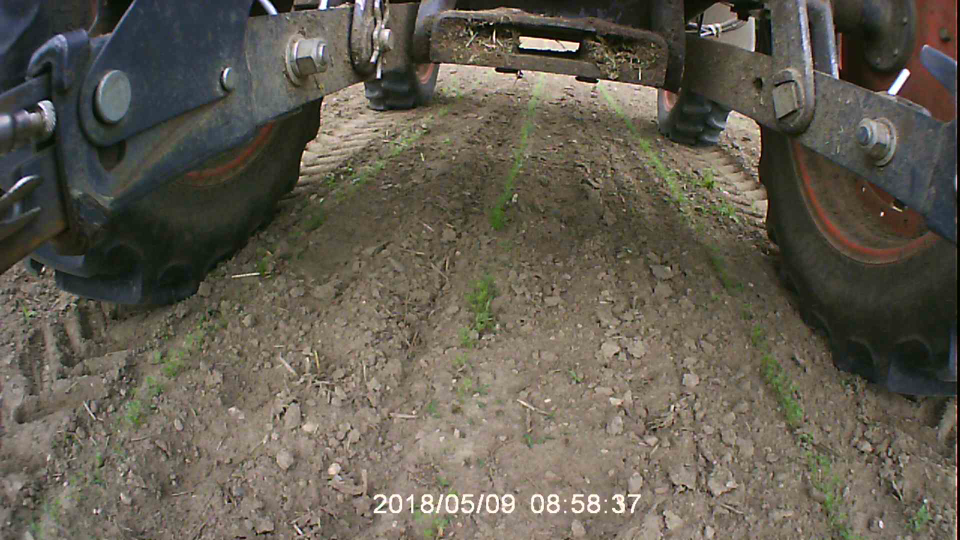
#> input picture Pictures/CarrotFrame1.png, 1920 x 1080 px (shown at 1/2 size); its folder holds only this picture in this run
$ python Main.py
#> lines starting #> are read from the running program, lines starting #| are printed output that depends on the picture; after the words box and inside, x2 and y2 are one past the last pixel; in counts of white or black regions, pixels touching at a corner belong together
### PreFiltering.py
import cv2
import numpy as np
import LineDetector as detector
import matplotlib.pyplot as plt

def ResizeImage(img, scale):
    scale_percent = scale # percent of original size
    width = int(img.shape[1] * scale_percent / 100)
    height = int(img.shape[0] * scale_percent / 100)
    dim = (width, height)

    # resize image
    resized = cv2.resize(img, dim, interpolation = cv2.INTER_AREA)
    return resized

# [8 lines left out: function GreenFilter, not called in this run]

def GreenRedFilter(img):
    hsv = cv2.cvtColor(img, cv2.COLOR_BGR2HSV)
    mask_green = cv2.inRange(hsv, (0, 70, 50), (10, 255, 255))
    mask_red = cv2.inRange(hsv, (30,150,50), (255,255,180))

    mask = cv2.bitwise_or(mask_green, mask_red)
    filtered = cv2.bitwise_and(img, img, mask=mask)

    return filtered

def Morph(img, width):
    #kernel = cv2.getStructuringElement(cv2.MORPH_RECT, (int(width / 30), 1))
    dilatingKernel = cv2.getStructuringElement(cv2.MORPH_RECT, (2, 7))
    openingKernel = cv2.getStructuringElement(cv2.MORPH_RECT, (7, 7))
    dilating = cv2.dilate(img, dilatingKernel)
    #closing = cv2.morphologyEx(img, cv2.MORPH_CLOSE, kernel)
    opening = cv2.morphologyEx(dilating, cv2.MORPH_OPEN, openingKernel)

    return opening


def PreFilter(image):
    greenImage = GreenRedFilter(image)
    grayImage = cv2.cvtColor(greenImage, cv2.COLOR_BGR2GRAY)
    return grayImage

### LineDetector.py
import cv2
import numpy as np

def DetectLines(img, maxLineGap, lineThreshold):
    #grayImage = cv2.cvtColor(img, cv2.COLOR_BGR2GRAY)
    lines = []
    rho = 1              #Distance resolution of the accumulator in pixels.
    theta = np.pi/180    #Angle resolution of the accumulator in radians.
    threshold = lineThreshold       #Only lines that are greater than threshold will be returned.
    minLineLength = 20   #Line segments shorter than that are rejected.
    maxLineGap = maxLineGap     #Maximum allowed gap between points on the same line to link them
    lines = cv2.HoughLinesP(img, rho = rho, theta = theta, threshold = threshold, minLineLength = minLineLength, maxLineGap = maxLineGap)
    if lines is None: return []
    return lines


# [27 lines of commented-out code are left out]

# [23 lines left out: function AverageLines, not called in this run]

def SlopeFilter(lines, slopeTolerance):
    for i in range(len(lines)):
        for x1, y1, x2, y2 in lines[i]:
                # if x1 == x2:
                #     continue
                slope = (y2 - y1) / (x2 - x1)
                intercept = y1 - (slope * x1)
                length = np.sqrt(((y2 - y1) ** 2) + ((x2 - x1) ** 2))

        if slope > -slopeTolerance and slope < slopeTolerance:
            lines[i] = 0
    return lines


### Main.py
import cv2
import numpy as np
import LineDetector as detector
import os
import PreFiltering as filter

def LoadFromFolder(folder):
#> called with folder = 'Pictures'
    images = []
    for filename in os.listdir(folder):
        img = cv2.imread(os.path.join(folder,filename))
#> img is the input picture: shape (1080, 1920, 3); mean B, G, R 80.4, 92.5, 98.2
        if img is not None:
            images.append(img)
    return images

def DrawLines(image, lines):
    for i in range(len(lines)):
        pts = lines[i][0]
        cv2.line(image, (pts[0], pts[1]), (pts[2], pts[3]), (0, 255, 0))

displayImages = LoadFromFolder("Pictures")
#> displayImages = 1 item

maxLineGap = 400
slopeTolerance = 1
lineThreshold = 20
edgeThreshold1 = 100
edgeThreshold2 = 200

for image in displayImages:
    image = filter.ResizeImage(image, 50)
    width, height = image.shape[:2]
    image = image[10:height, 10:width]
    hsv = cv2.cvtColor(image, cv2.COLOR_BGR2HSV)
    filtered = filter.PreFilter(image)
    edges = cv2.Canny(filtered, edgeThreshold1, edgeThreshold2)
    morphed = filter.Morph(edges, width)
    lines = detector.DetectLines(morphed, maxLineGap, lineThreshold)
    lines = detector.SlopeFilter(lines, slopeTolerance)
    DrawLines(image, lines)

    while True:
        cv2.imshow("Pre Filter", filtered)
        cv2.imshow("Morphed", morphed)
        cv2.imshow("Edges", edges)
        cv2.imshow("Lines", image)
        cv2.imshow("HSV", hsv)
        key = cv2.waitKey(1)
        if key == 32: break
        elif key == 27: break
    if key == 27: break
#> this loop made 1 pass; (key Esc is pressed on pass 1)
#> (scale_percent in ResizeImage, width, height, dim in ResizeImage, rho in DetectLines, theta in DetectLines, threshold in DetectLines, minLineLength in DetectLines) on pass 1: (50, 540, 960, (960, 540), 1, 0.0175, 20, 20)
#> pass 1, in ResizeImage, `resized = cv2.resize(img, dim, interpolation = cv2.INTER_AREA)`:
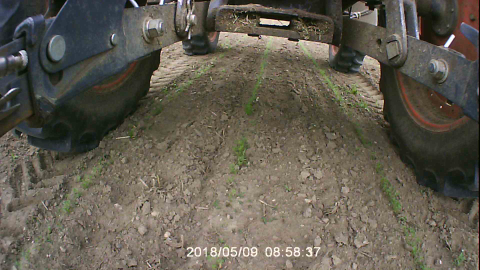
#> resized: shape (540, 960, 3) (shown at 1/2 size); mean B, G, R 80.6, 92.7, 98.3
#> pass 1, `image = image[10:height, 10:width]`:
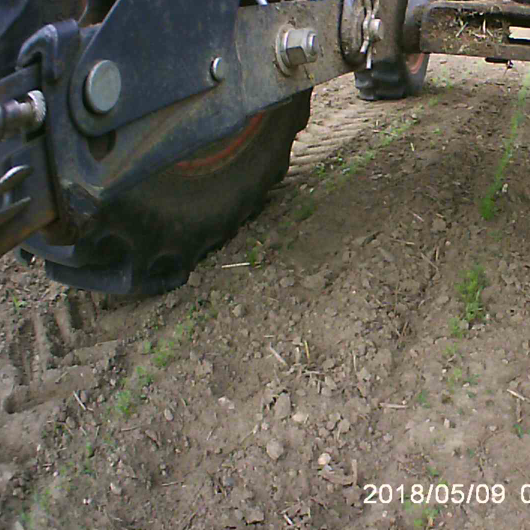
#> image: shape (530, 530, 3); mean B, G, R 84.1, 95.8, 100.4
#> pass 1, in GreenRedFilter, `mask_green = cv2.inRange(hsv, (0, 70, 50), (10, 255, 255))`:
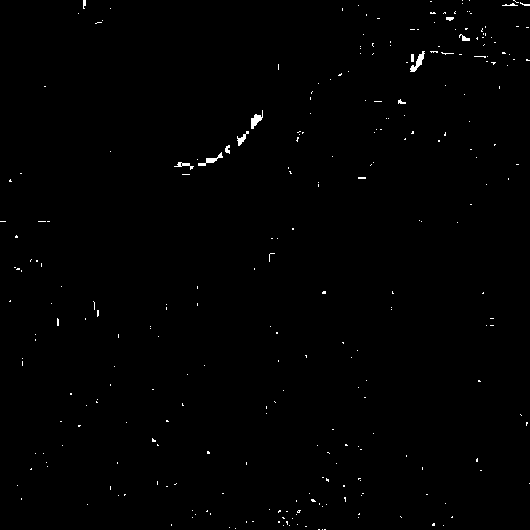
#> mask_green: shape (530, 530); 0.51% white in thin lines or dots
#> after the loop:
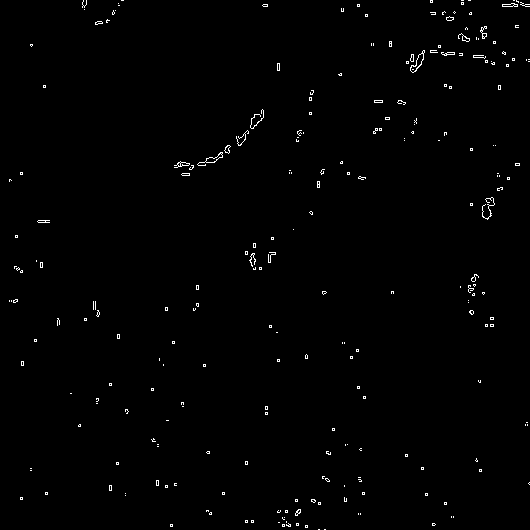
#> edges: shape (530, 530); 0.81% white in thin lines or dots
#> after the loop:
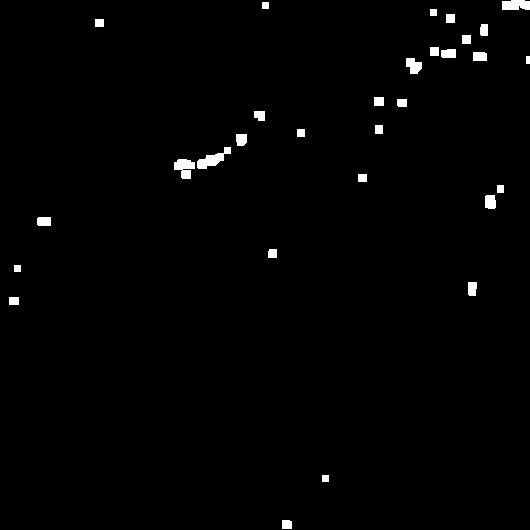
#> morphed: shape (530, 530); 1.1% white; 30 white regions, largest, box (x1, y1, x2, y2) and area: (197, 147, 231, 169) 323, (174, 159, 195, 179) 281, (502, 0, 530, 10) 255

$ run again, on Pictures/crops2.jpg
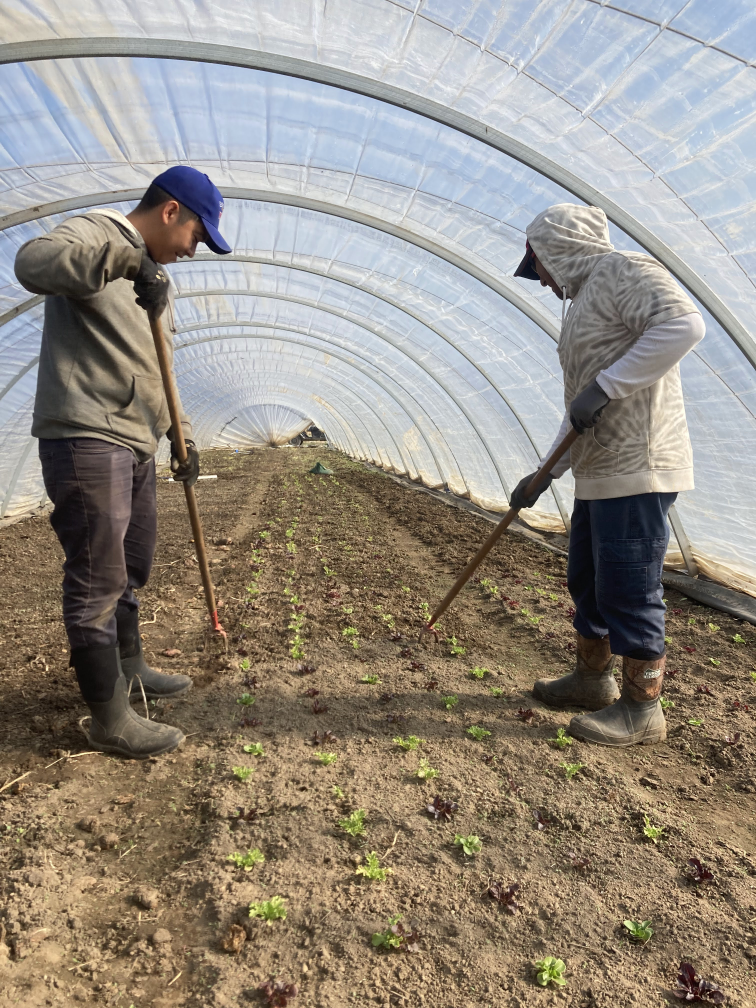
#> input picture Pictures/crops2.jpg, 3024 x 4032 px (shown at 1/4 size)
#> in LoadFromFolder, img is the input picture: shape (4032, 3024, 3); mean B, G, R 131.1, 141.4, 149.2
#> displayImages = 1 item
#> the loop `for image in displayImages:` made 1 pass; (key Esc is pressed on pass 1)
#> (scale_percent in ResizeImage, width, height, dim in ResizeImage, rho in DetectLines, theta in DetectLines, threshold in DetectLines, minLineLength in DetectLines) on pass 1: (50, 2016, 1512, (1512, 2016), 1, 0.0175, 20, 20)
#> pass 1, in GreenRedFilter, `mask_green = cv2.inRange(hsv, (0, 70, 50), (10, 255, 255))`:
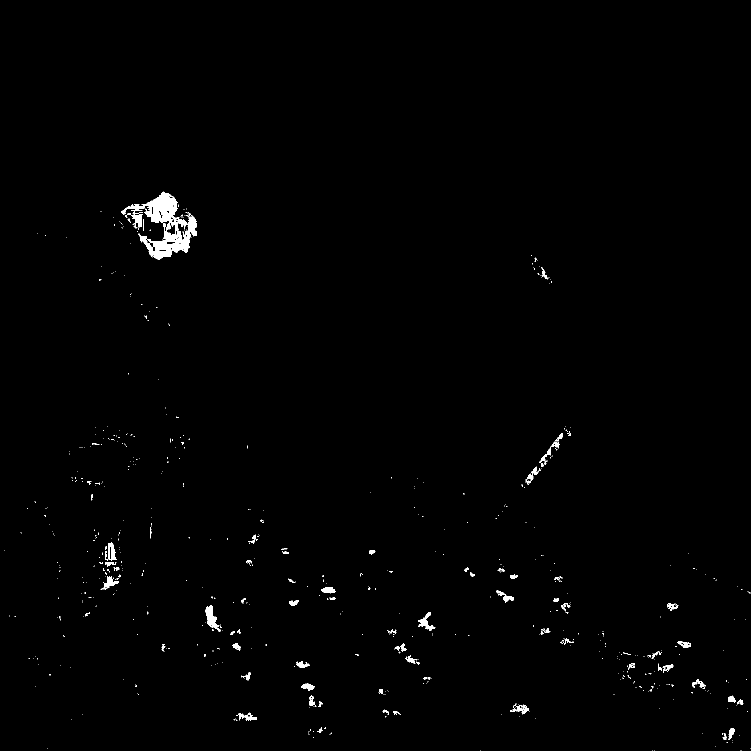
#> mask_green: shape (1502, 1502) (shown at 1/2 size); 0.77% white; 636 white regions (562 under 20 px), largest, box (x1, y1, x2, y2) and area: (242, 384, 394, 519) 6982, (411, 1210, 442, 1264) 671, (210, 1085, 234, 1121) 448
#> after the loop `for image in displayImages:`:
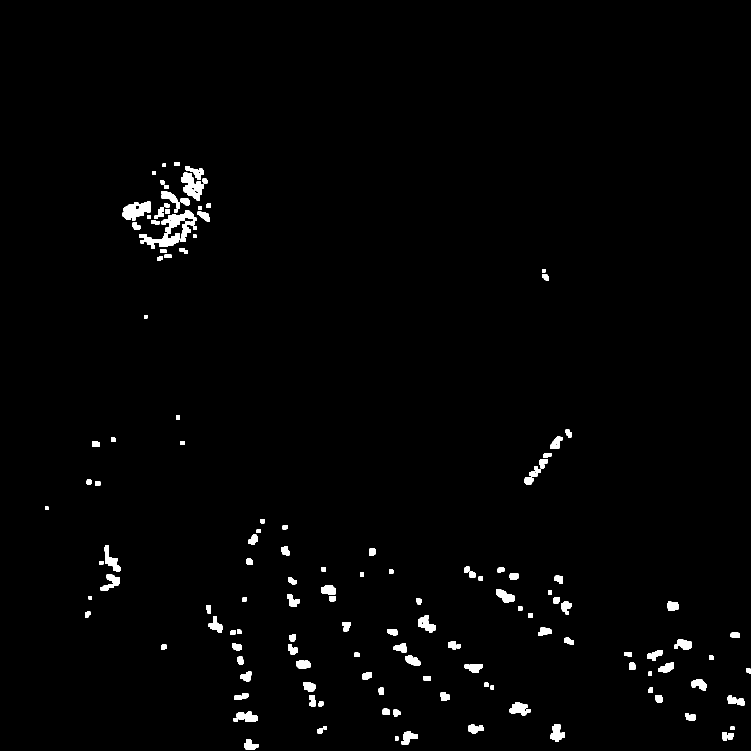
#> morphed: shape (1502, 1502) (shown at 1/2 size); 1.5% white; 147 white regions, largest, box (x1, y1, x2, y2) and area: (278, 420, 393, 497) 2517, (362, 345, 408, 401) 1373, (245, 403, 302, 441) 1355

$ run again, on Pictures/OldSala2.jpg
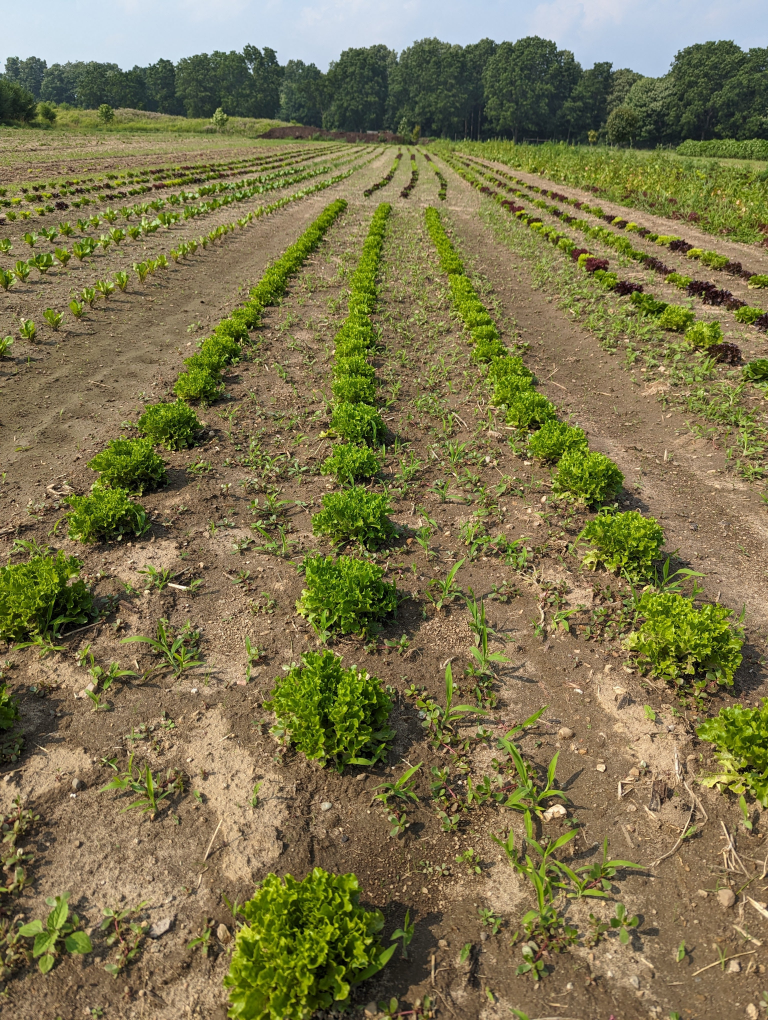
#> input picture Pictures/OldSala2.jpg, 3072 x 4080 px (shown at 1/4 size)
#> in LoadFromFolder, img is the input picture: shape (4080, 3072, 3); mean B, G, R 77.9, 117, 124
#> displayImages = 1 item
#> the loop `for image in displayImages:` made 1 pass; (key Esc is pressed on pass 1)
#> (scale_percent in ResizeImage, width, height, dim in ResizeImage, rho in DetectLines, theta in DetectLines, threshold in DetectLines, minLineLength in DetectLines) on pass 1: (50, 2040, 1536, (1536, 2040), 1, 0.0175, 20, 20)
#> pass 1, in GreenRedFilter, `mask_green = cv2.inRange(hsv, (0, 70, 50), (10, 255, 255))`:
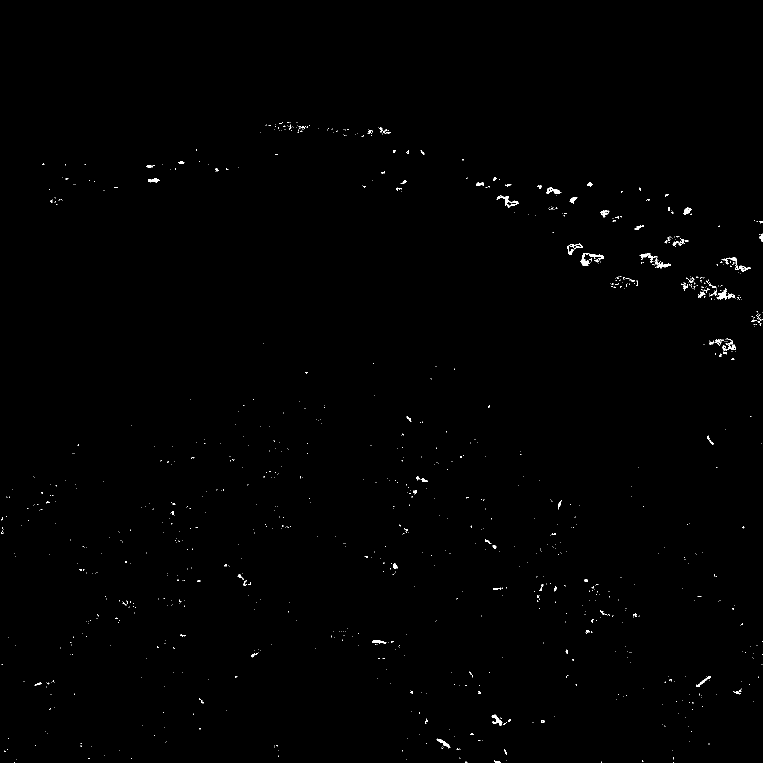
#> mask_green: shape (1526, 1526) (shown at 1/2 size); 0.37% white in thin lines or dots, all inside (x1, y1, x2, y2) = (2, 244, 1526, 1526)
#> after the loop `for image in displayImages:`:
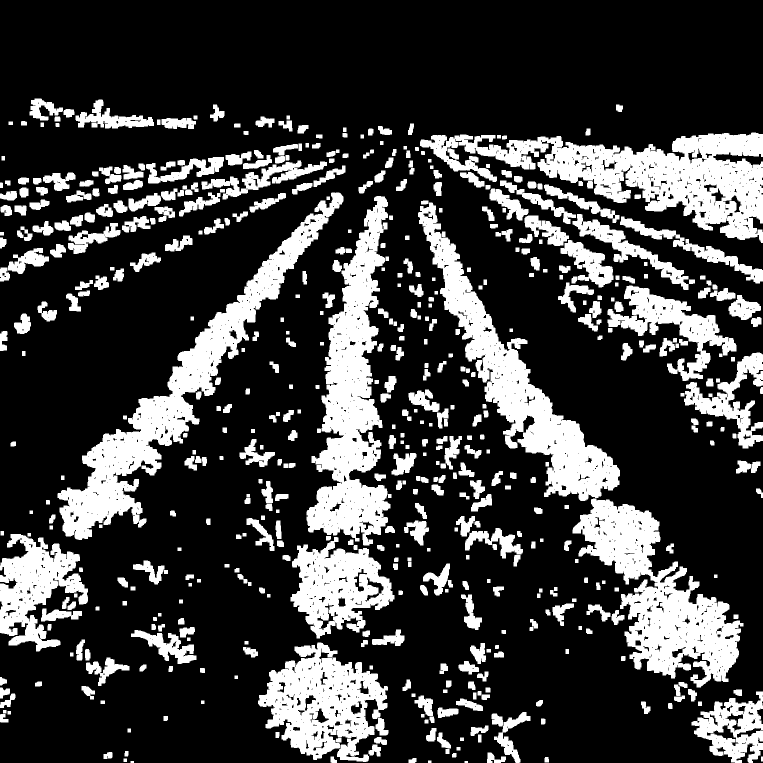
#> morphed: shape (1526, 1526) (shown at 1/2 size); 24.2% white; 556 white regions, largest, box (x1, y1, x2, y2) and area: (840, 265, 1526, 486) 60654, (115, 385, 687, 1080) 58157, (613, 392, 781, 1091) 55016
